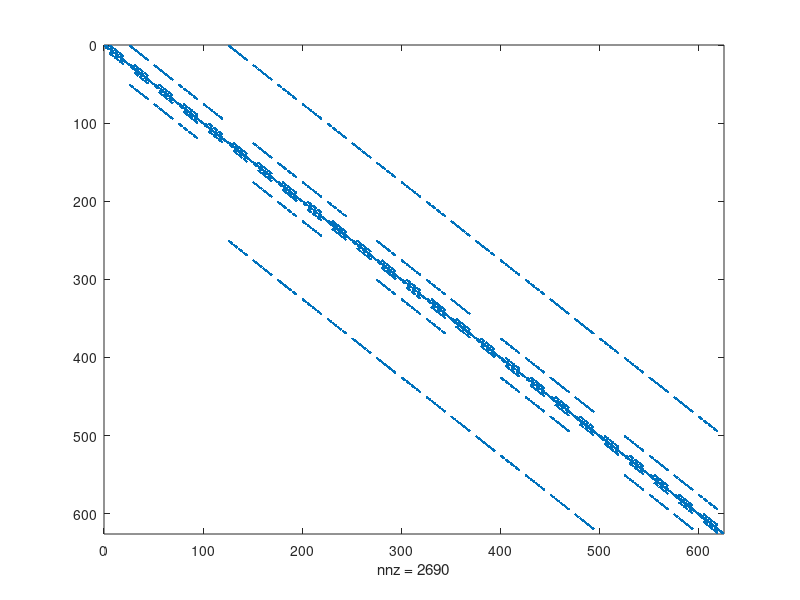

This chart was generated by the following MATLAB code:
function hitchhiking()
    %(1)AB, (2)Ab, (3)aB, (4)ab
        
    size = 5; 
    r = 0.0;
    WA = 1.1;
    Wa = 0.9;
    
    birthdeathmat = birthdeathv3(size,WA,Wa,r);
    spy(birthdeathmat)
    %get probability of absorbption
    [V,D,W] = eig(full(birthdeathmat));
    absorbmatrix = sparse(size^4,size^4);
    for i = 1:size^4
        if(D(i,i)==1)
            elem = find(V(:,i) == 1);
            absorbmatrix(elem,:) = W(:,i)*(1/W(elem,i));
        end
    end
    
    save('twomatrices.mat', 'absorbmatrix');
end

function absorbtionmatrix()
    for n = 2:size
        %get rescue / hitchhiking but conditioned on fixation.
        vec = absorbmatrix(:,mat2elem(1,n,size,1,size));
        FA = 0;
        for i = 2:size^4 % skip the first state (0,0,0,0)
            if(vec(i) ~= 0)
                [AB,Ab,aB,ab] = elem2mat(i,size);
                [FAtemp] = projectF(AB-1,Ab-1,aB-1,ab-1,s,r,10);
                FA = FA+vec(i)*FAtemp/(1-vec(1)); %FAB/(FAB+FAb)
                %Fa = Fa+vec(i)*Fatemp/(1-vec(1));
            end
        end

        %FA
    end
end

function realizations(birthdeathmat)
        
    %realization
    mc = dtmc(transpose(birthdeathmat));
    t=100;
    out=simulate(mc,t,'X0',initialvec(1,3,size,1,size));
    matout = zeros(t,4);
    for i = 1:t
        [AB,Ab,aB,ab]=elem2mat(out(i),size);
        matout(i,:) = [AB,Ab,aB,ab];
    end
    
    plot(matout)
    dlmwrite("data/test.csv",matout)   
end

function FA = projectFAfromMatrix(size,mat)
    %get probability of absorbption
    [V,D,W] = eig(full(mat));
    absorbmatrix = sparse(size^4,size^4);
    for i = 1:size^4
        if(D(i,i)==1)
            elem = find(V(:,i) == 1);
            absorbmatrix(elem,:) = W(:,i)*(1/W(elem,i));
        end
    end
    
    %get rescue / hitchhiking but conditioned on fixation.
    vec = absorbmatrix(:,mat2elem(1,2,size,1,size));
    FA = 0;
    for i = 2:size^4 % skip the first state (0,0,0,0)
        if(vec(i) ~= 0)
            [AB,Ab,aB,ab] = elem2mat(i,size);
            [FAtemp] = projectF(AB-1,Ab-1,aB-1,ab-1,s,r,10);
            FA = FA+vec(i)*FAtemp/(1-vec(1)); %FAB/(FAB+FAb)
            %Fa = Fa+vec(i)*Fatemp/(1-vec(1));
        end
    end
    
    FA

end

function [E, V, MA, Ma] = data(t,initvec,powermat,size)
    resol = 100;
    
    temppower = eye(size^4);
    E = zeros(t,4);
    V = zeros(t,4);
    MA = zeros(t,resol);
    Ma = zeros(t,resol);
    
    for tt = 1:t
        vec = temppower*initvec;
        for i = 1: size^4
            [k,l,m,n] = elem2mat(i,size);
            E(tt,1) = E(tt,1) + (k-1)*vec(i);
            E(tt,2) = E(tt,2) + (l-1)*vec(i);
            E(tt,3) = E(tt,3) + (m-1)*vec(i);
            E(tt,4) = E(tt,4) + (n-1)*vec(i);
            V(tt,1) = V(tt,1) + (k-1)*(k-1)*vec(i);
            V(tt,2) = V(tt,2) + (l-1)*(l-1)*vec(i);
            V(tt,3) = V(tt,3) + (m-1)*(m-1)*vec(i);
            V(tt,4) = V(tt,4) + (n-1)*(n-1)*vec(i);
            
            %full prob dist for F
            if((k-1)+(l-1) ~= 0)
                %fixation of A occurred
                if(k-1 == 0)
                    MA(tt,1) = MA(tt,1) + vec(i);
                else
                    MA(tt,ceil(((k-1)/((k-1)+(l-1)))*resol)) =  MA(tt,ceil(((k-1)/((k-1)+(l-1)))*resol)) + vec(i);
                end
            else
                %no fixation of A occurred
                MA(tt,1) = MA(tt,1) + vec(i);
            end

            if((m-1)+(n-1) ~= 0)
                %fixation of A occurred
                if(m-1 == 0)
                    Ma(tt,1) = Ma(tt,1) + vec(i);
                else
                    Ma(tt,ceil(((m-1)/((m-1)+(n-1)))*resol)) =  Ma(tt,ceil(((m-1)/((m-1)+(n-1)))*resol)) + vec(i);
                end
            else
                %no fixation of A occurred
                Ma(tt,1) = Ma(tt,1) + vec(i);
            end
        end
        
        V(tt,1) = V(tt,1) - (E(tt,1)*E(tt,1));
        V(tt,2) = V(tt,2) - (E(tt,2)*E(tt,2));
        V(tt,3) = V(tt,3) - (E(tt,3)*E(tt,3));
        V(tt,4) = V(tt,4) - (E(tt,4)*E(tt,4));
                
        temppower = temppower*powermat;
    end
end

function vec = initialvec(AB,Ab,aB,ab,size)
vec = zeros(size^4,1);
vec(mat2elem(AB,Ab,aB,ab,size)) = 1;
end

function matrix = birthdeathv2(size, WA, Wa, r)
    matrix = sparse(size^4,size^4);
    for AB = 1:size
        for Ab = 1:size
            for aB = 1:size
                for ab = 1:size
                    if(AB~=size && Ab~= size) %process ends if AB || Ab == size
                        sum=AB+Ab+aB+ab-4;
                        temp = 0;
                        if(sum~=0)
                            fAB=(AB-1)/sum;
                            fAb=(Ab-1)/sum;
                            faB=(aB-1)/sum;
                            fab=(ab-1)/sum;
                            D=(fAB*fab-fAb*faB);
                            dAB=fAB-r*D;
                            dAb=fAb+r*D;
                            daB=faB+r*D;
                            dab=fab-r*D;
                            %Calculate temp
                            if(AB ~= 1)
                            temp = temp + (AB-1)*WA*0.1;
                            end
                            if(Ab ~= 1)
                            temp = temp + (Ab-1)*WA*0.1;
                            end
                            if(aB ~= 1)
                            temp = temp + (aB-1)*Wa*0.1;
                            end
                            if(ab ~= 1)
                            temp = temp + (ab-1)*Wa*0.1;
                            end
                            if(AB ~= size)
                            temp = temp + (fAB-r*(fAB*fab-fAb*faB));
                            end
                            if(Ab ~= size)
                            temp = temp + (fAb+r*(fAB*fab-fAb*faB));
                            end
                            if(aB ~= size)
                            temp = temp + (faB+r*(fAB*fab-fAb*faB));
                            end
                            if(ab ~= size)
                            temp = temp + (fab-r*(fAB*fab-fAb*faB));
                            end

                            %actual probabilities conditioned on either birth
                            %or death happening.
                            if(temp ~= 0)                           
                                if(AB ~= 1)
                                matrix(mat2elem(AB-1,Ab,aB,ab,size),mat2elem(AB,Ab,aB,ab,size)) = fAB ; 
                                end
                                if(Ab ~= 1)
                                matrix(mat2elem(AB,Ab-1,aB,ab,size),mat2elem(AB,Ab,aB,ab,size)) = (Ab-1)*WA*0.1/temp; 
                                end
                                if(aB ~= 1)
                                matrix(mat2elem(AB,Ab,aB-1,ab,size),mat2elem(AB,Ab,aB,ab,size)) = (aB-1)*Wa*0.1/temp; 
                                end
                                if(ab ~= 1)
                                matrix(mat2elem(AB,Ab,aB,ab-1,size),mat2elem(AB,Ab,aB,ab,size)) = (ab-1)*Wa*0.1/temp;
                                end

                                if(AB ~= size)
                                matrix(mat2elem(AB+1,Ab,aB,ab,size),mat2elem(AB,Ab,aB,ab,size)) = ((fAB-r*(fAB*fab-fAb*faB))/temp); 
                                end
                                if(Ab ~= size)
                                matrix(mat2elem(AB,Ab+1,aB,ab,size),mat2elem(AB,Ab,aB,ab,size)) = ((fAb+r*(fAB*fab-fAb*faB))/temp); 
                                end
                                if(aB ~= size)
                                matrix(mat2elem(AB,Ab,aB+1,ab,size),mat2elem(AB,Ab,aB,ab,size)) = ((faB+r*(fAB*fab-fAb*faB))/temp); 
                                end
                                if(ab ~= size)
                                matrix(mat2elem(AB,Ab,aB,ab+1,size),mat2elem(AB,Ab,aB,ab,size)) = ((fab-r*(fAB*fab-fAb*faB))/temp); 
                                end
                            else
                                matrix(mat2elem(AB,Ab,aB,ab,size),mat2elem(AB,Ab,aB,ab,size)) = 1;
                            end
                        end
                    else
                    %if AB == size || Ab == size
                    matrix(mat2elem(AB,Ab,aB,ab,size),mat2elem(AB,Ab,aB,ab,size)) = 1;
                    end                    
                end
            end
        end
    end
    
    matrix(1,1) = 1;
    
end

function matrix = birthdeathv3(size, WA, Wa, r)
    matrix = sparse(size^4,size^4);
    for AB = 1:size
        for Ab = 1:size
            for aB = 1:size
                for ab = 1:size
                    if(AB~=size && Ab~= size) %process ends if AB || Ab == size
                        sum=AB+Ab+aB+ab-4;
                        if(sum~=0)
                            fAB=(AB-1)/sum;
                            fAb=(Ab-1)/sum;
                            faB=(aB-1)/sum;
                            fab=(ab-1)/sum;
                            D=(fAB*fab-fAb*faB);
                            dAB=fAB-r*D;
                            dAb=fAb+r*D;
                            daB=faB+r*D;
                            dab=fab-r*D;
                            deathAB=2-WA;
                            deathAb=2-WA;
                            deathaB=2-Wa;
                            deathab=2-Wa;
                            weightedsumdeath = (fAB*deathAB+fAb*deathAb+faB*deathaB+fab*deathab);
                            Pbirth=1/(1+weightedsumdeath);
                            Pdeath=1-Pbirth;
                            if(AB ~= 1)
                            matrix(mat2elem(AB-1,Ab,aB,ab,size),mat2elem(AB,Ab,aB,ab,size)) = Pdeath*(fAB*deathAB)/(weightedsumdeath);
                            end
                            if(Ab ~= 1)
                            matrix(mat2elem(AB,Ab-1,aB,ab,size),mat2elem(AB,Ab,aB,ab,size)) = Pdeath*(fAb*deathAb)/(weightedsumdeath); 
                            end
                            if(aB ~= 1)
                            matrix(mat2elem(AB,Ab,aB-1,ab,size),mat2elem(AB,Ab,aB,ab,size)) = Pdeath*(faB*deathaB)/(weightedsumdeath);
                            end
                            if(ab ~= 1)
                            matrix(mat2elem(AB,Ab,aB,ab-1,size),mat2elem(AB,Ab,aB,ab,size)) = Pdeath*(fab*deathab)/(weightedsumdeath);
                            end

                            matrix(mat2elem(AB+1,Ab,aB,ab,size),mat2elem(AB,Ab,aB,ab,size)) = Pbirth*dAB; 
                            matrix(mat2elem(AB,Ab+1,aB,ab,size),mat2elem(AB,Ab,aB,ab,size)) = Pbirth*dAb;                                 
                            if(aB ~= size)
                                matrix(mat2elem(AB,Ab,aB+1,ab,size),mat2elem(AB,Ab,aB,ab,size)) = Pbirth*daB; 
                            else
                                matrix(mat2elem(AB,Ab,aB,ab,size),mat2elem(AB,Ab,aB,ab,size)) = Pbirth*daB;                                 
                            end
                            if(ab ~= size)
                                matrix(mat2elem(AB,Ab,aB,ab+1,size),mat2elem(AB,Ab,aB,ab,size)) = Pbirth*dab; 
                            else
                                matrix(mat2elem(AB,Ab,aB,ab,size),mat2elem(AB,Ab,aB,ab,size)) = matrix(mat2elem(AB,Ab,aB,ab,size),mat2elem(AB,Ab,aB,ab,size)) + Pbirth*dab;                                 
                            end
                        else
                            matrix(mat2elem(AB,Ab,aB,ab,size),mat2elem(AB,Ab,aB,ab,size)) = 1;
                        end
                    else
                    %if AB == size || Ab == size
                    matrix(mat2elem(AB,Ab,aB,ab,size),mat2elem(AB,Ab,aB,ab,size)) = 1;
                    end                    
                end
            end
        end
    end
    matrix(1,1) = 1;
    
end

function index = mat2elem(i,j,k,l,N)
index = (l-1)*N*N*N+(k-1)*N*N+(j-1)*N+i;
end

function [i,j,k,l] = elem2mat(index, N)
    i = mod(index-1,N)+1;
    j = mod(floor((index-1)/(N)),N)+1;
    k = mod(floor((index-1)/(N*N)),N)+1;
    l = mod(floor((index-1)/(N*N*N)),N)+1;
end

function [FA] = projectF(AB,Ab,aB,ab,s,r,t)
    sum = AB+Ab+aB+ab;
    fAB = AB/sum;
    fAb = Ab/sum;
    faB = aB/sum;
    fab = ab/sum;
    for i = 1:t
        Wbar = fAB*(1+s)+fAb*(1+s)+faB+fab;
        fABn=(fAB*fAB*(1+s)^2+fAB*faB*(1+s)+fAB*fAb*(1+s)^2+fAB*fab*(1+s)*(1-r)+faB*fAb*(1+s)*r)/(Wbar^2);
        fAbn=(fAb*fAb*(1+s)^2+fAb*fab*(1+s)+fAb*fAB*(1+s)^2+fAB*fab*(1+s)*r+faB*fAb*(1+s)*(1-r))/(Wbar^2);
        faBn=(faB*faB+faB*fab+faB*fAB*(1+s)+fAB*fab*(1+s)*r+faB*fAb*(1+s)*(1-r))/(Wbar^2);
        fabn=(fab*fab+fab*faB+fab*fAb*(1+s)+fAB*fab*(1+s)*(1-r)+faB*fAb*(1+s)*r)/(Wbar^2);
        fAB = fABn;
        fAb = fAbn;
        faB = faBn;
        fab = fabn;
    end
    FA = fAB/(fAB+fAb);
    %Fa = faB/(faB+fab);
end

% CODE GRAVEYARD

function [i,j,k,l] = multinomial(AB,Ab,aB,ab,ABn,Abn,aBn,abn,wA,wa,r)
    sum = AB+Ab+aB+ab;
    if(sum ~= 0)
        %initialize
        fAB=AB/sum;
        fAb=Ab/sum;
        faB=aB/sum;
        fab=ab/sum;
        Wbar=(fAB+fAb)*wA+(faB+fab)*wa;

        %selection
        fABs = fAB*wA/Wbar;
        fAbs = fAb*wA/Wbar;
        faBs = faB*wa/Wbar;
        fabs = fab*wa/Wbar;

        %recombination
        D = fABs*fabs-fAbs*faBs;
        fABr = fABs - r*D;
        fAbr = fAbs + r*D;
        faBr = faBs + r*D;
        fabr = fabs - r*D;

        %multinomial
        fABr^ABn*fAbr^Abn*faB^aBn*faBr^aBn*fabr^abn*nchoosek(n,k);

        
    end
    
end

function matrix = recombinationMatrix(size, rec,dt)
    matrix = sparse(size^4,size^4);
    for AB = 1:size
        for Ab = 1:size
            for aB = 1:size
                for ab = 1:size
                    sum=AB+Ab+aB+ab-4;
                    temp =0;
                    if(AB ~= size && Ab ~= 1 && aB ~= 1 && ab ~= size)
                    matrix(mat2elem(AB+1,Ab-1,aB-1,ab+1,size), mat2elem(AB,Ab,aB,ab,size)) = (Ab-1)*(aB-1)*dt*rec; temp = temp + (Ab-1)*(aB-1)*dt*rec;
                    end
                    if(AB ~= 1 && Ab ~= size && aB ~= size && ab ~= 1)
                    matrix(mat2elem(AB-1,Ab+1,aB+1,ab-1,size), mat2elem(AB,Ab,aB,ab,size)) = (AB-1)*(ab-1)*dt*rec; temp = temp + (AB-1)*(ab-1)*dt*rec;                 
                    end
                    
                    if(sum ~= 0)
                    matrix(mat2elem(AB,Ab,aB,ab,size), mat2elem(AB,Ab,aB,ab,size)) = 1-temp;
                    end
                end
            end
        end
    end
    
    matrix(1,1) = 1;
    
end

function matrix = selectionMatrix(size, bA, dA, ba, da, dt)
    matrix = sparse(size^4,size^4);
    for AB = 1:size
        for Ab = 1:size
            for aB = 1:size
                for ab = 1:size
                    sum=AB+Ab+aB+ab-4;
                    temp = 0;
                    if(AB ~= 1)
                    matrix(mat2elem(AB-1,Ab,aB,ab,size),mat2elem(AB,Ab,aB,ab,size)) = (AB-1)*dt*dA; temp=temp+(AB-1)*dt*dA;
                    end
                    if(Ab ~= 1)
                    matrix(mat2elem(AB,Ab-1,aB,ab,size),mat2elem(AB,Ab,aB,ab,size)) = (Ab-1)*dt*dA; temp=temp+(Ab-1)*dt*dA;
                    end
                    if(aB ~= 1)
                    matrix(mat2elem(AB,Ab,aB-1,ab,size),mat2elem(AB,Ab,aB,ab,size)) = (aB-1)*dt*da; temp=temp+(aB-1)*dt*da;
                    end
                    if(ab ~= 1)
                    matrix(mat2elem(AB,Ab,aB,ab-1,size),mat2elem(AB,Ab,aB,ab,size)) = (ab-1)*dt*da; temp=temp+(ab-1)*dt*da;
                    end
                    
                    if(AB ~= 1 && AB ~= size)
                    matrix(mat2elem(AB+1,Ab,aB,ab,size),mat2elem(AB,Ab,aB,ab,size)) = (AB-1)*dt*bA; temp=temp+(AB-1)*dt*bA;
                    end
                    if(Ab ~= 1 && Ab ~= size)
                    matrix(mat2elem(AB,Ab+1,aB,ab,size),mat2elem(AB,Ab,aB,ab,size)) = (Ab-1)*dt*bA; temp=temp+(Ab-1)*dt*bA;
                    end
                    if(aB ~= 1 && aB ~= size)
                    matrix(mat2elem(AB,Ab,aB+1,ab,size),mat2elem(AB,Ab,aB,ab,size)) = (aB-1)*dt*ba; temp=temp+(aB-1)*dt*ba;
                    end
                    if(ab ~= 1 && ab ~= size)
                    matrix(mat2elem(AB,Ab,aB,ab+1,size),mat2elem(AB,Ab,aB,ab,size)) = (ab-1)*dt*ba; temp=temp+(ab-1)*dt*ba;
                    end
                    
                    
                    if(sum ~= 0)
                    matrix(mat2elem(AB,Ab,aB,ab,size),mat2elem(AB,Ab,aB,ab,size)) = 1-temp;
                    end
                end
            end
        end
    end
    
    matrix(1,1) = 1;
    
end

function matrix = birthdeathv1(size, sA, r)
    matrix = sparse(size^4,size^4);
    for AB = 1:size
        for Ab = 1:size
            for aB = 1:size
                for ab = 1:size
                    sum=AB+Ab+aB+ab-4;
                    temp = 0;
                    if(sum~=0)
                        fAB=(AB-1)/sum;
                        fAb=(Ab-1)/sum;
                        faB=(aB-1)/sum;
                        fab=(ab-1)/sum;
                        %Calculate temp
                        if(AB ~= 1 && AB ~= size)
                        temp = temp + (AB-1)*(1-sA)*0.1;
                        end
                        if(Ab ~= 1 && Ab ~= size)
                        temp = temp + (Ab-1)*(1-sA)*0.1;
                        end
                        if(aB ~= 1)
                        temp = temp + (aB-1)*0.1;
                        end
                        if(ab ~= 1)
                        temp = temp + (ab-1)*0.1;
                        end
                        if(AB ~= size)
                        temp = temp + (fAB-r*(fAB*fab-fAb*faB));
                        end
                        if(Ab ~= size)
                        temp = temp + (fAb+r*(fAB*fab-fAb*faB));
                        end
                        if(aB ~= size)
                        temp = temp + (faB+r*(fAB*fab-fAb*faB));
                        end
                        if(ab ~= size)
                        temp = temp + (fab-r*(fAB*fab-fAb*faB));
                        end
                        
                        %actual probabilities conditioned on either birth
                        %or death happening.
                        if(temp ~= 0)
                            if(AB ~= 1 && AB ~= size)
                            matrix(mat2elem(AB-1,Ab,aB,ab,size),mat2elem(AB,Ab,aB,ab,size)) = (AB-1)*(1-sA)*0.1/temp; 
                            end
                            if(Ab ~= 1 && Ab ~= size)
                            matrix(mat2elem(AB,Ab-1,aB,ab,size),mat2elem(AB,Ab,aB,ab,size)) = (Ab-1)*(1-sA)*0.1/temp; 
                            end
                            if(aB ~= 1)
                            matrix(mat2elem(AB,Ab,aB-1,ab,size),mat2elem(AB,Ab,aB,ab,size)) = (aB-1)*0.1/temp; 
                            end
                            if(ab ~= 1)
                            matrix(mat2elem(AB,Ab,aB,ab-1,size),mat2elem(AB,Ab,aB,ab,size)) = (ab-1)*0.1/temp;
                            end

                            if(AB ~= size)
                            matrix(mat2elem(AB+1,Ab,aB,ab,size),mat2elem(AB,Ab,aB,ab,size)) = ((fAB-r*(fAB*fab-fAb*faB))/temp); 
                            end
                            if(Ab ~= size)
                            matrix(mat2elem(AB,Ab+1,aB,ab,size),mat2elem(AB,Ab,aB,ab,size)) = ((fAb+r*(fAB*fab-fAb*faB))/temp); 
                            end
                            if(aB ~= size)
                            matrix(mat2elem(AB,Ab,aB+1,ab,size),mat2elem(AB,Ab,aB,ab,size)) = ((faB+r*(fAB*fab-fAb*faB))/temp); 
                            end
                            if(ab ~= size)
                            matrix(mat2elem(AB,Ab,aB,ab+1,size),mat2elem(AB,Ab,aB,ab,size)) = ((fab-r*(fAB*fab-fAb*faB))/temp); 
                            end
                        else
                            matrix(mat2elem(AB,Ab,aB,ab,size),mat2elem(AB,Ab,aB,ab,size)) = 1;
                        end
                    end
                end
            end
        end
    end
    
    matrix(1,1) = 1;
    
end


